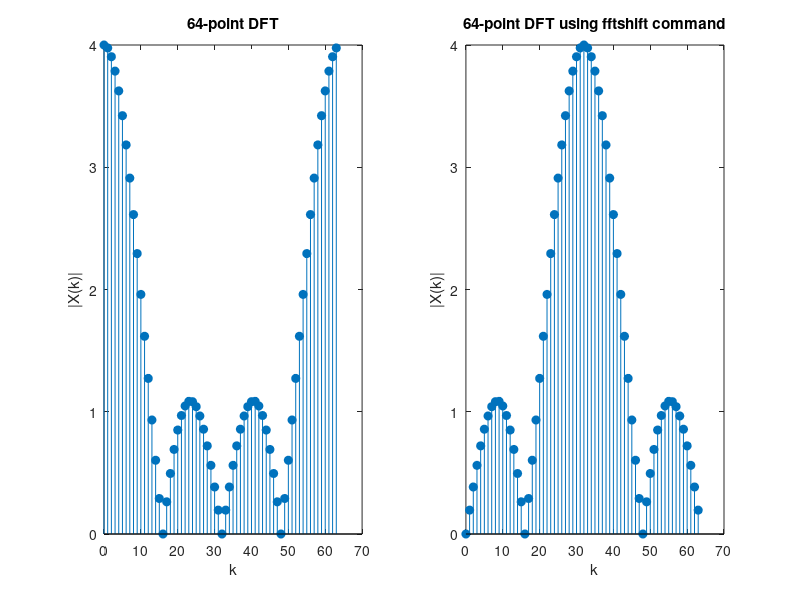

MATLAB code for this plot:
clc;
clear all;
close all;
x = ones(1, 4);
X32f = fft(x, 64);
shX32f = fftshift(X32f);
N = 64, k = 0:N - 1;
subplot(121);
stem(k, abs(X32f), 'filled');
xlabel('k');
ylabel('|X(k)|');
title('64-point DFT');
subplot(122);
stem(k, abs(shX32f), 'filled');
xlabel('k');
ylabel('|X(k)|');
title('64-point DFT using fftshift command');
